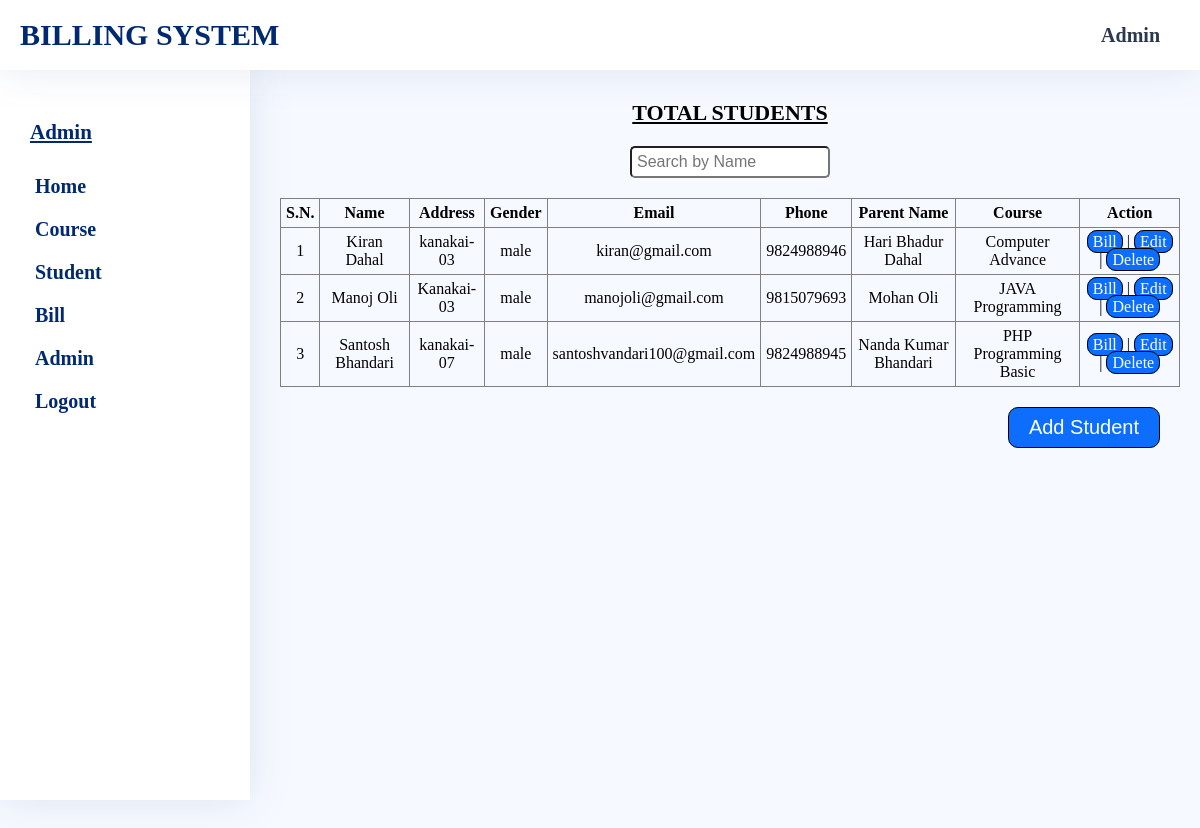
/admin/student-list.php (signed in), run on the app's committed database.
### tables this page shows
CREATE TABLE `StudentInfo` (
  `phone` varchar(15) NOT NULL,
  `name` varchar(50) NOT NULL,
  `address` varchar(50) NOT NULL,
  `email` varchar(100) DEFAULT NULL,
  `gender` varchar(10) NOT NULL,
  `parentname` varchar(50) NOT NULL,
  `cid` varchar(15) NOT NULL
);

CREATE TABLE `CourseInfo` (
  `cid` varchar(15) NOT NULL,
  `cname` varchar(200) NOT NULL,
  `price` decimal(10,2) NOT NULL
);

### admin/student-list.php (the view, shortened to what this page needs)
<?php
    include_once "head.php";
?>
    <link rel="stylesheet" href="../assets/css/admin/common-style.css">
    <link rel="stylesheet" href="../assets/css/admin/student-list.css">
    <link rel="stylesheet" href="../assets/css/admin/ButtonDesign.css">
    <link rel="stylesheet" href="../assets/css/admin/message.css"/>
<?php
    include_once "sidebar.php";
?>
        <section class="student-list-container main-container">
            <div class="student-list">
                <h3>Total Students</h3>
                    <div class="search-option">
                        <div class="form">
                            <input type="text" name="name" id="namesearch" placeholder="Search by Name" />
                        </div>
                    </div>
                <table border="1">
                    <thead>
                        <tr>
                            <th>S.N.</th>
                            <th>Name</th>
                            <th>Address</th>
                            <th>Gender</th>
                            <th>Email</th>
                            <th>Phone</th>
                            <th>Parent Name</th>
                            <th>Course</th>
                            <th>Action</th>
                        </tr>
                    </thead>
                    <tbody>
                        <?php
                            $read = "SELECT * FROM StudentInfo,CourseInfo WHERE StudentInfo.cid=CourseInfo.cid ORDER BY StudentInfo.name;";
                            if ($result=$con->query($read)) {
                                $num=0;
                                while ($row=$result->fetch_assoc()){
                                    $num++;
                                    $disp="<tr><td>$num</td>
                                    <td>".$row['name']."</td>
                                    <td>".$row['address']."</td>
                                    <td>".$row['gender']."</td>
                                    <td>".$row['email']."</td>
                                    <td>".$row['phone']."</td>
                                    <td>".$row['parentname']."</td>
                                    <td>".$row['cname']."</td>
                                    <td><a href='student-bill.php?phone=".$row['phone']."'>Bill</a> | <a href='edit-student.php?phone=".$row['phone']."'>Edit</a> | <a href='delete-student.php?phone=".$row['phone']."' onclick='return Check()'>Delete</a></td>";
                                    echo $disp;
                                }
                            }else{
                                echo "Error";
                            }
                        ?>
                    </tbody>
                </table>
                <div class="btn-wrapper">
                    <button><a href="add-student.php">Add Student</a></button>
                </div>
            </div>
        </section>
    </main>
</body>
</html>

### assets/css/admin/common-style.css (style rules this page uses)
* { margin: 0; padding: 0; box-sizing: border-box; }
body { background-color: #f6f9ff; }
.main-container { min-height: 100vh; margin: 70px 0 0 260px; padding: 20px; }

### assets/css/admin/student-list.css (style rules this page uses)
.search-option { display: flex; justify-content: center; align-items: center; width: 100%; margin: 20px 0; }
.search-option .form input { font-size: 16px; padding: 5px 5px; width: 200px; border-radius: 5px; outline: none; }
.student-list-container { display: flex; justify-content: center; }
.student-list { overflow-x: scroll; }
.student-list h3 { margin: 10px 0 20px; font-size: 22px; text-decoration: underline; text-transform: uppercase; text-align: center; }
.student-list table { border-collapse: collapse; padding: 10px; text-align: center; }
.student-list table tr { margin: 10px; }
.student-list table tr td,th { padding: 5px; }
.student-list table tr td a { text-decoration: none; background: #0d6efd; color: #fff; font-weight: 400; padding: 2px 5px; border: 1px solid #000; border-radius: 10px; }

### assets/css/admin/ButtonDesign.css (style rules this page uses)
.btn-wrapper { margin: 20px 0; text-align:right; }
.btn-wrapper button { margin-right:20px; background: #0d6efd; color:#fff; font-size: 20px; font-weight: 400; padding: 8px 20px; border: 1px solid #000; border-radius: 10px; cursor: pointer; transition: all .5s linear; }
button a { text-decoration:none; color:#fff; }

### data on the page
studentinfo: name "Kiran Dahal", address "kanakai-03", gender "male", email "kiran@gmail.com", phone "9824988946", parentname "Hari Bhadur Dahal", cid.cname "Computer Advance"
studentinfo: name "Manoj Oli", address "Kanakai-03", gender "male", email "manojoli@gmail.com", phone "9815079693", parentname "Mohan Oli", cid.cname "JAVA Programming"
studentinfo: name "Santosh Bhandari", address "kanakai-07", gender "male", email "santoshvandari100@gmail.com", phone "9824988945", parentname "Nanda Kumar Bhandari", cid.cname "PHP Programming Basic"

### other printed values
$_SESSION['adminfullname'] "Admin"
